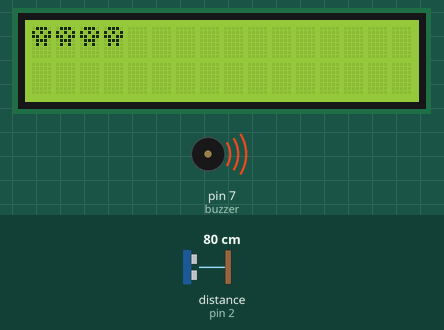
This sketch was run on a simulated Arduino Uno, built with avr-gcc and run on an emulated ATmega328P. On the bench: 16×2 character LCD, buzzer (waves = sounding, pin HIGH). Wiring (inferred from the names in the program): ultrasonic range finder: trigger pin 3; echo pin 2. The test bench sets the inputs (shaded band); at power-on: distance to the obstacle (sensor on pin 2) 80 cm. The echo pulse lasts 58.3 µs per cm; pins used as bus, display or sensor lines are not drawn.

Above: at 1.2 s.
1.3 s: distance to the obstacle (sensor on pin 2) set to 250 cm
At 2.6 s:
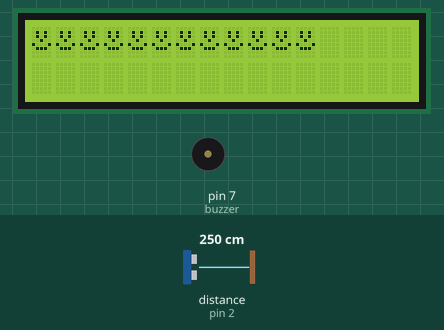
2.9 s: distance to the obstacle (sensor on pin 2) set to 2 cm
At 4.0 s:
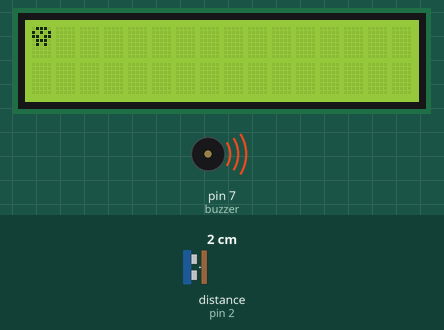
5.9 s: distance to the obstacle (sensor on pin 2) set to 153 cm
At 7.1 s:
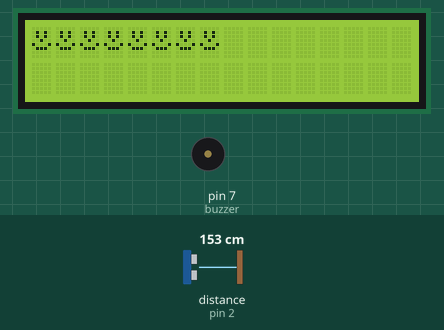
8.9 s: distance to the obstacle (sensor on pin 2) set to 145 cm
At 9.6 s:
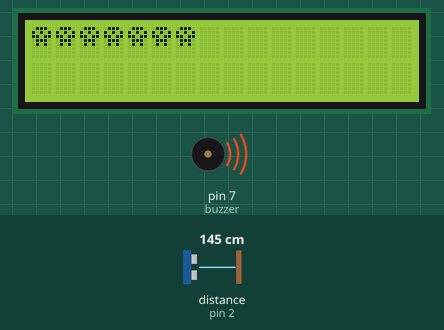
11.9 s: distance to the obstacle (sensor on pin 2) set to 35 cm
At 13.2 s:
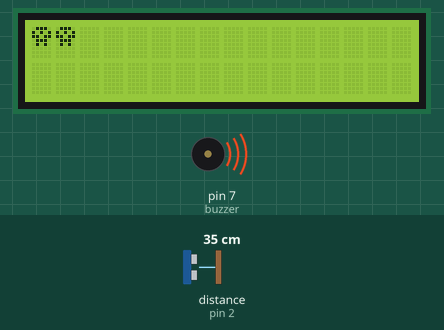
13.5 s: distance to the obstacle (sensor on pin 2) set to 60 cm
At 14.0 s:
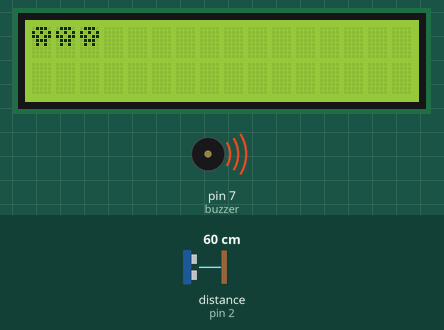
Timing chart, 0 to 16.5 s (numbered marks = the images above; inputs shaded):
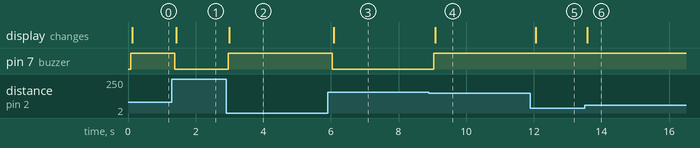

Measured:
- the behaviour switches between 151 and 150 cm on distance to the obstacle (sensor on pin 2) (found by bisection; images 3 and 4)
- after the input at 1.3 s, pin 7 (buzzer): HIGH → LOW after 0.08 s; the display: changes after 0.12 s (image 1)
- after the input at 2.9 s, pin 7 (buzzer): LOW → HIGH after 0.06 s; the display: changes after 0.09 s (image 2)
- after the input at 5.9 s, pin 7 (buzzer): HIGH → LOW after 0.14 s; the display: changes after 0.18 s (image 3)
- after the input at 8.9 s, pin 7 (buzzer): LOW → HIGH after 0.15 s; the display: changes after 0.19 s (image 4)
- after the input at 11.9 s, the display: changes after 0.16 s (image 5)
- after the input at 13.5 s, the display: changes after 0.08 s (image 6)

The sketch:

sketch_aug15c.ino
```cpp
#include <Wire.h>
#include <LiquidCrystal_I2C.h>

LiquidCrystal_I2C lcd(0x27, 16, 2);
int buzzer = 7;
int trig = 3;
int echo = 2;
int columns;
int speed = 343;
long time;
long distance;
byte face;

byte normalFace[8] = {
  0b00000,
  0b01010,
  0b01010,
  0b00100,
  0b10001,
  0b01110,
  0b00000,
  0b00000
};

byte dangerFace[8] = {
  0b01110,
  0b10101,
  0b11011,
  0b01110,
  0b01010,
  0b00000,
  0b00000,
  0b00000
};

void setup()
{
  lcd.init();
  lcd.backlight();
  lcd.createChar(1, normalFace);
  lcd.createChar(2, dangerFace);
  Serial.begin(9600);
  pinMode(trig , OUTPUT);
  pinMode(echo , INPUT);
  pinMode(buzzer , OUTPUT);
}

void loop()
{
  digitalWrite(trig , LOW);
  delayMicroseconds(2);
  digitalWrite(trig , HIGH);
  delayMicroseconds(10);
  digitalWrite(trig , LOW);

  time = pulseIn (echo, HIGH);
  distance = time * 0.01715;
  columns = map(distance , 0 , 343 , 1 , 17);

  if (distance < 150)
  {
    face = 2;
    digitalWrite(buzzer , HIGH);
  }
  else
  {
    face = 1;
    digitalWrite(buzzer , LOW);
  }

  lcd.setCursor(0,0);
  lcd.print("                ");
  lcd.setCursor(0,1);
  lcd.print("                ");

  lcd.setCursor(0,0);
  lcd.write(face);

  if ( columns == 2)
  {
    lcd.setCursor(0,0);
    for(int i=0; i<2; i++) {
    lcd.write(face);
    Serial.begin(face);
    }
  }
  else if ( columns == 3)
  {
    lcd.setCursor(0,0);
    for(int i=0; i<3; i++) lcd.write(face);
  }
  else if ( columns == 4)
  {
    lcd.setCursor(0,0);
    for(int i=0; i<4; i++) lcd.write(face);
  }
  else if ( columns == 5)
  {
    lcd.setCursor(0,0);
    for(int i=0; i<5; i++) lcd.write(face);
  }
  else if ( columns == 6)
  {
    lcd.setCursor(0,0);
    for(int i=0; i<6; i++) lcd.write(face);
  }
  else if ( columns == 7)
  {
    lcd.setCursor(0,0);
    for(int i=0; i<7; i++) lcd.write(face);
  }
  else if ( columns == 8)
  {
    lcd.setCursor(0,0);
    for(int i=0; i<8; i++) lcd.write(face);
  }
  else if ( columns == 9)
  {
    lcd.setCursor(0,0);
    for(int i=0; i<9; i++) lcd.write(face);
  }
  else if ( columns == 10)
  {
    lcd.setCursor(0,0);
    for(int i=0; i<10; i++) lcd.write(face);
  }
  else if ( columns == 11)
  {
    lcd.setCursor(0,0);
    for(int i=0; i<11; i++) lcd.write(face);
  }
  else if ( columns == 12)
  {
    lcd.setCursor(0,0);
    for(int i=0; i<12; i++) lcd.write(face);
  }
  else if ( columns == 13)
  {
    lcd.setCursor(0,0);
    for(int i=0; i<13; i++) lcd.write(face);
  }
  else if ( columns == 14)
  {
    lcd.setCursor(0,0);
    for(int i=0; i<14; i++) lcd.write(face);
  }
  else if ( columns == 15)
  {
    lcd.setCursor(0,0);
    for(int i=0; i<15; i++) lcd.write(face);
    lcd.setCursor(14,1);
    lcd.write(face);
  }
  else if ( columns == 16)
  {
    lcd.setCursor(0,0);
    for(int i=0; i<16; i++) lcd.write(face);
    lcd.setCursor(14,1);
    for(int i=0; i<2; i++) lcd.write(face);
  }
  else
  {
  }

  delay(100);
}
```
